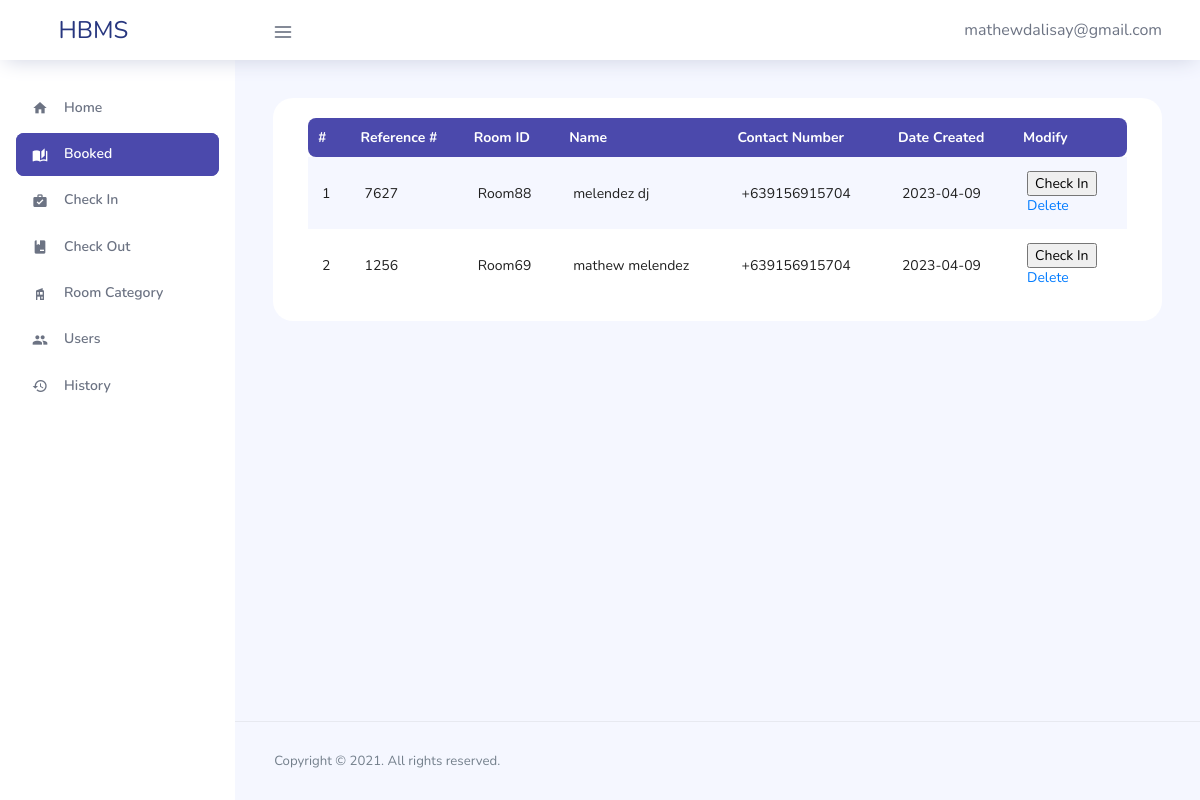
The app's page /admin/booked.php (signed in), older data.
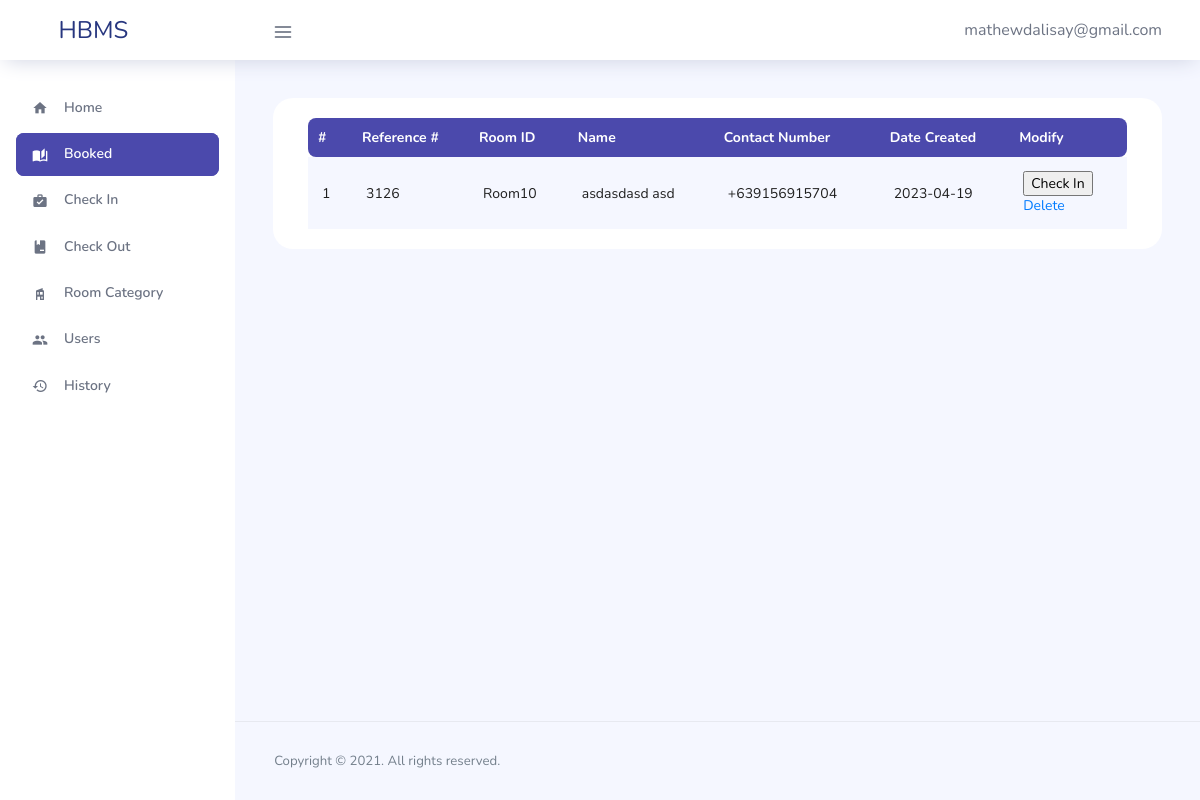
The same page, newer data.
### tables this page shows
CREATE TABLE `booked` (
  `id` int(11) NOT NULL,
  `reference_number` int(50) NOT NULL,
  `room_id` varchar(50) NOT NULL,
  `room_category_id` int(11) NOT NULL,
  `name` varchar(50) NOT NULL,
  `contact_number` varchar(50) NOT NULL,
  `email` varchar(150) NOT NULL,
  `price` varchar(50) NOT NULL,
  `date_in` date NOT NULL,
  `date_out` date NOT NULL,
  `status` int(11) NOT NULL,
  `date_created` date NOT NULL,
  `date_updated` date NOT NULL
);

### admin/booked.php (the view, shortened to what the changed rows need)
<?php
include('../connection.php');
?>
<!DOCTYPE html>
<html lang="en">
<head>
  <link rel="stylesheet" href="../src/plugins/template/vendors/feather/feather.css">
  <link rel="stylesheet" href="../src/plugins/template/vendors/ti-icons/css/themify-icons.css">
  <link rel="stylesheet" href="../src/plugins/template/vendors/css/vendor.bundle.base.css">
  <link rel="stylesheet" href="../src/plugins/template/vendors/datatables.net-bs4/dataTables.bootstrap4.css">
  <link rel="stylesheet" href="../src/plugins/template/vendors/ti-icons/css/themify-icons.css">
  <link rel="stylesheet" href="../src/plugins/template/vendors/mdi/css/materialdesignicons.min.css">
  <link rel="stylesheet" type="text/css" href="../src/plugins/template/js/select.dataTables.min.css">
  <link rel="stylesheet" href="../src/plugins/template/css/vertical-layout-light/style.css">
</head>
<body>
  <div class="container-scroller">
    <div class="container-fluid page-body-wrapper">
      <div class="main-panel">
        <div class="content-wrapper">
          <div class="row">
            <div class="col-md-12 grid-margin streach-card">
                <div class="card position-relative">
                    <div class="card-body">
                        <div class="col-md-12">
                            <div class="table-responsive">
                                <table id="data" class="display expandable-table table-striped" style="width:100%">
                                    <thead>
                                        <tr>
                                            <th>#</th>
                                            <th scope="col">Reference #</th>
                                            <th scope="col">Room ID</th>
                                            <th scope="col">Name</th>
                                            <th scope="col">Contact Number</th>
                                            <th scope="col">Date Created</th>
                                            <th>Modify</th>
                                        </tr>
                                    </thead>
                                    <tbody>
                                        <?php
                                            $sql = "SELECT * FROM booked WHERE status = '3'";
                                            $run = mysqli_query($conn,$sql);
                                            if(mysqli_num_rows($run) > 0){
                                                $count = 0;
                                                foreach($run as $row){
                                                    $count++;
                                                    ?>
                                                        <tr>
                                                            <td><?php echo $count?></td>
                                                            <td><?php echo $row['reference_number']?></td>
                                                            <td><?php echo $row['room_id']?></td>
                                                            <td><?php echo $row['name']?></td>
                                                            <td><?php echo $row['contact_number']?></td>
                                                            <td><?php echo $row['date_created']?></td>
                                                            <td>
                                                                <form action="" method="POST">
                                                                    <input type="submit" name="checked_in" value="Check In">
                                                                </form>
                                                                <a href="delete-booked.php?id=<?php echo $row['id']?>">Delete</a>
                                                            </td>
                                                        </tr>
                                                    <?php
                                                }
                                            }
                                        ?>
                                    </tbody>
                                </table>
                            </div>
                        </div>
                    </div>
                </div>
            </div>
          </div>
        </div>
      </div>
    </div>
  </div>
</body>
</html>

Row changes from the older to the newer data that the page shows:
removed booked: reference_number "7627", room "Room88", name "melendez dj", contact_number "+639156915704", date_created "2023-04-09"
removed booked: reference_number "1256", room "Room69", name "mathew melendez", contact_number "+639156915704", date_created "2023-04-09"
added booked: reference_number "3126", room "Room10", name "asdasdasd asd", contact_number "+639156915704", date_created "2023-04-19"
